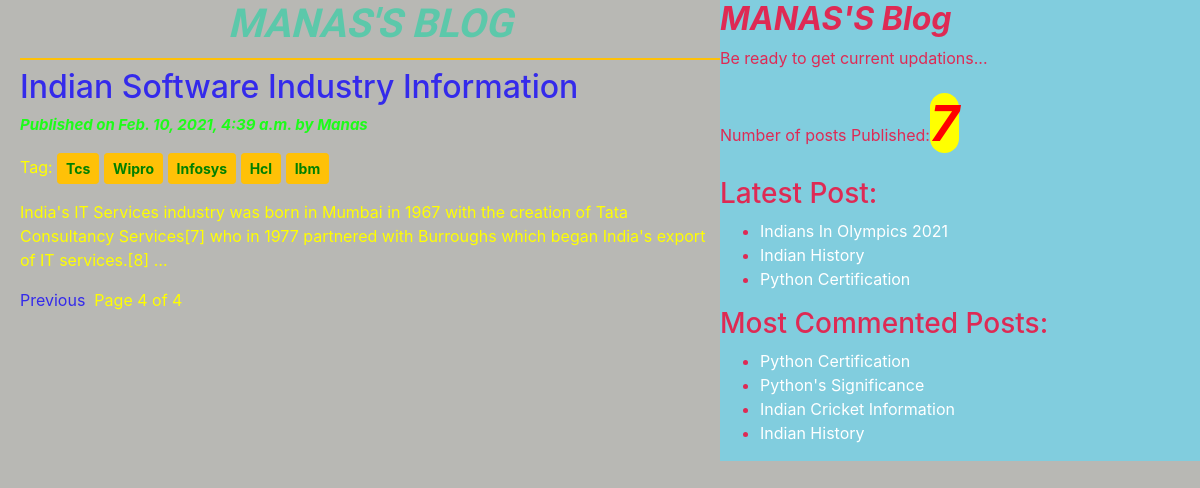
/?page=4, run on the app's committed database.
### blog/models.py (models this page shows, shortened)
class Post(models.Model):
    STATUS_CHOICES=(('draft','Draft'),('published','Published'))
    title=models.CharField(max_length=150)
    slug=models.SlugField(max_length=250,unique_for_date='publish')
    author=models.ForeignKey(User,on_delete=models.CASCADE,related_name='blog_posts')
    body=models.TextField()
    publish=models.DateTimeField(default=timezone.now)
    created=models.DateTimeField(auto_now_add=True)
    updated=models.DateTimeField(auto_now=True)
    status=models.CharField(max_length=10,choices=STATUS_CHOICES,default='draft')
    objects=CustomManager()
    tags=TaggableManager()
    class Meta:
        ordering=('-publish',)
    def get_absolute_url(self):
        return reverse("post_detail",args=[self.publish.year,self.publish.strftime('%m'),self.publish.strftime('%d'),self.slug])

### blog/views.py (the view)
# urls.py: path('', views.post_list_view),
def post_list_view(request,tag_slug=None):
    post_list=Post.objects.all()
    tag=None
    if tag_slug:
        tag=get_object_or_404(Tag,slug=tag_slug)
        post_list=post_list.filter(tags__in=[tag])
    paginator=Paginator(post_list,2)
    page_number=request.GET.get('page')
    try:
        post_list=paginator.page(page_number)
    except PageNotAnInteger:
        post_list=paginator.page(1)
    except EmptyPage:
        post_list=paginator.page(paginator.num_pages)
    return render(request,'blog/post_list.html',{'post_list':post_list,'tag':tag})

### blog/models.py (called while the page is built)
    def get_queryset(self):
        return super().get_queryset().filter(status='published')

### blog/templatetags/blog_tags.py (called while the page is built)
@register.simple_tag
def total_posts():
    return Post.objects.count()

@register.inclusion_tag('blog/show_latest_posts123.html')
def show_latest_posts(count=3):
    latest_post=Post.objects.order_by('-publish')[:count]
    return {'latest_post':latest_post}

@register.simple_tag
def get_most_commented_post(count=4):
    most_commented_post=Post.objects.annotate(total_comments=Count('comments')).order_by('-total_comments')[:count]
    return most_commented_post

### templates/blog/post_list.html (shortened to what this page needs)
<!DOCTYPE html>
{% extends 'blog/base.html'%}
{% load static %}
{% block content_block %}
<h1 ><strong><em>MANAS'S BLOG</em></strong></h1>
     {% for post in post_list%}
       <a href="{{post.get_absolute_url}}"> <h2>{{post.title}}</h2></a>
       <p class="date">Published on {{post.publish}} by {{post.author|title}}</p>
       <p>Tag:
         {% for tag in post.tags.all %}
         <a class='btn btn-warning btn-sm' style="font-weight:bold;color:green;"
         href="{% url 'post_list_by_tag_name' tag.slug %}">{{tag.name|title}}</a>
         {% endfor %}
       </p>
       {{post.body|truncatewords:30|linebreaks }}
     {%endfor%}
     {% include 'blog/pagination.html' with page=post_list%}
{%endblock%}

### templates/blog/base.html (shortened to what this page needs)
<!DOCTYPE html>
{% load blog_tags %}
{% load static %}
<html lang="en" dir="ltr">
  <head>
    <link rel="stylesheet" href="{% static "css/bootstrap.css" %}">
    <link rel="stylesheet" href="{% static "css/blog.css" %}">
  </head>
  <body>
    <div class="content">
      {% block content_block %}
      {%endblock%}
    </div>
    <div class="sidebar">
      <h2><strong><em>MANAS'S Blog</em></strong></h2>
    <p>Be ready to get current updations...</p>
    <p>Number of posts Published:<span id='publish'>{%total_posts%}</span></p>
    <h3>Latest Post:</h3>{% show_latest_posts %}
    <h3>Most Commented Posts:</h3>
    {% get_most_commented_post as most_commented_post%}
    <ul>
      {% for post in most_commented_post%}
      <li > <a style="color:white;" href="{{post.get_absolute_url}}">{{post.title}}</a></li>
      {% endfor%}
    </ul>
    </div>
  </body>
</html>

### templates/blog/show_latest_posts123.html
<ul>
  {% for post in latest_post %}
  <li > <a style="color:white;" href="{{post.get_absolute_url}}">{{post.title}}</a></li>
  {% endfor %}
</ul>

### statics/css/blog.css (style rules this page uses)
.content { width:60%; float: left; padding-left: 20px; height: 100%; }
.sidebar { float:right; background: #81cdde; width: 40%; padding-top: 0px; height: 100%; color: #de2a54; }
.date { color:#1dfc19; font-weight: bold; font-style: italic; font-size: 15px; }
body { background: #b8b8b4; color: yellow; }
h1 { text-align: center; border-bottom: 2px solid #ffc107; padding-bottom: 10px; font-family: 'Reggae One', cursive; color: #ffd240; }
a { color: #342aeb; }
#publish { font-size: 50px; font-weight: bold; color: red; font-style: italic; background: yellow; border-radius: 100px; }

### data on the page
Post: title "Indian Software Industry Information", publish "Feb. 10, 2021, 4:39 a.m.", author "Manas", body "India's IT Services industry was born in Mumbai in 1967 with the creation of Tata Consultancy Services[7] who in 1977 partnered with Burroughs which began India's export of IT services.[8] …"
Tag: name "Tcs"
Tag: name "Wipro"
Tag: name "Infosys"
Tag: name "Hcl"
Tag: name "Ibm"
Post: title "Indians In Olympics 2021"
Post: title "Indian History"
Post: title "Python Certification"
Post: title "Python's Significance"
Post: title "Indian Cricket Information"

### other printed values
{{ page.number }} "4"
{{ page.paginator.num_pages }} "4"
